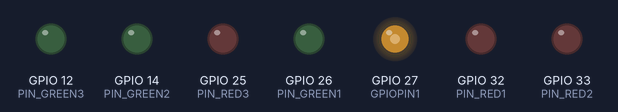
Bench run of a program on a simulated ESP32. Parts: output pins drawn as LEDs (lit = HIGH).

Above: at 0.2 s.
At 1.2 s:
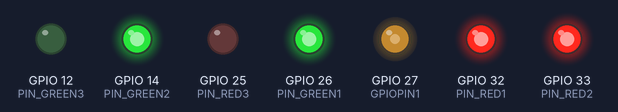
At 2.0 s:
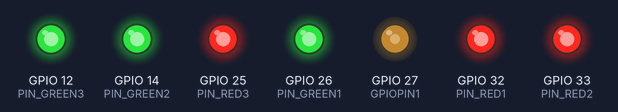
At 4.7 s:
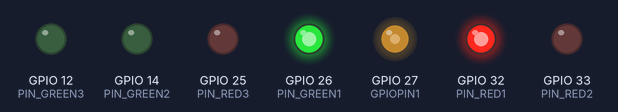
Timing chart, 0 to 5.2 s (numbered marks = the images above):
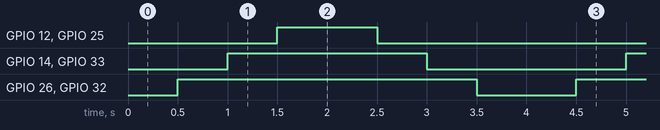

Measured:
- by itself, GPIO 12 (PIN_GREEN3), GPIO 25 (PIN_RED3): alternates HIGH for 1.0 s and LOW for 3.0 s
- by itself, GPIO 14 (PIN_GREEN2), GPIO 33 (PIN_RED2): alternates HIGH for 2.0 s and LOW for 2.0 s
- by itself, GPIO 26 (PIN_GREEN1), GPIO 32 (PIN_RED1): alternates HIGH for 3.0 s and LOW for 1.0 s

The program:

main.cpp
```cpp
#include <Arduino.h>
#define PIN_RED1    32 // GIOP23
#define PIN_RED2    33
#define PIN_RED3 25
#define PIN_GREEN1  26 // GIOP22
#define PIN_GREEN2  14
#define PIN_GREEN3  12
//#define PIN_YELLOW2 26
boolean oplopen = true;
boolean groen = false;
int score = 0;
int PWM_frequency1 = 1000;
int PWM_CHANNEL1 = 0;
int PWM_RESOLUTION1 = 8;
int GPIOPIN1 = 27;
int dutyCycle1 = 125;

void setupLEDS();

void setup() {
  setupLEDS();
}

void loop() {
  if(score==0){
    digitalWrite(PIN_RED1, LOW); digitalWrite(PIN_RED2, LOW); digitalWrite(PIN_RED3, LOW);
    digitalWrite(PIN_GREEN1, LOW); digitalWrite(PIN_GREEN2, LOW); digitalWrite(PIN_GREEN3, LOW);
  } //rood1
  else if(score==1){
    digitalWrite(PIN_RED1, HIGH); digitalWrite(PIN_RED2, LOW); digitalWrite(PIN_RED3, LOW);
    digitalWrite(PIN_GREEN1, HIGH); digitalWrite(PIN_GREEN2, LOW); digitalWrite(PIN_GREEN3, LOW);
  } //rood
  else if(score==2){
    digitalWrite(PIN_RED1, HIGH); digitalWrite(PIN_RED2, HIGH); digitalWrite(PIN_RED3, LOW);
    digitalWrite(PIN_GREEN1, HIGH); digitalWrite(PIN_GREEN2, HIGH); digitalWrite(PIN_GREEN3, LOW);
  } //rood en geel1
  else if(score==3){
    digitalWrite(PIN_RED1, HIGH); digitalWrite(PIN_RED2, HIGH); digitalWrite(PIN_RED3, HIGH);
    digitalWrite(PIN_GREEN1, HIGH); digitalWrite(PIN_GREEN2, HIGH); digitalWrite(PIN_GREEN3, HIGH);
  } //rood en geel

  if(oplopen && (score<3)){
    score++;
  }
  else if(oplopen && score==3){
    oplopen = false;
  }
  else if(!oplopen && score > 0){
    score--;
  }
  else oplopen = true;
  delay(500);
  //aflopen
}

void setupLEDS(){
  pinMode(PIN_RED1,OUTPUT);pinMode(PIN_RED2,OUTPUT);pinMode(PIN_RED3,OUTPUT);
  pinMode(PIN_GREEN1,OUTPUT);pinMode(PIN_GREEN2,OUTPUT);pinMode(PIN_GREEN3,OUTPUT);
  ledcSetup(PWM_CHANNEL1, PWM_frequency1, PWM_RESOLUTION1);
  ledcAttachPin(GPIOPIN1, PWM_CHANNEL1);
  digitalWrite(PIN_RED1, LOW);digitalWrite(PIN_RED2, LOW);digitalWrite(PIN_RED3, LOW);
  ledcWrite(PWM_CHANNEL1, dutyCycle1);digitalWrite(PIN_GREEN1,0);digitalWrite(PIN_GREEN2, LOW); digitalWrite(PIN_GREEN3, HIGH);
}
```
